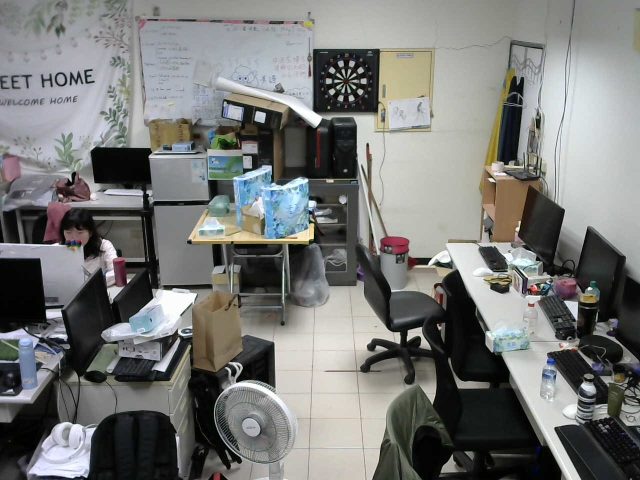
#> input picture utils/perspectiveTransformation/image.jpg, 1280 x 960 px (shown at 1/2 size); its folder holds 2 pictures in this run
$ python inversePerspective.py
#> lines starting #> are read from the running program, lines starting #| are printed output that depends on the picture; after the words box and inside, x2 and y2 are one past the last pixel; in counts of white or black regions, pixels touching at a corner belong together
#> further down, img is the input picture: shape (960, 1280, 3); mean B, G, R 118.9, 120.9, 119.9
# [48 lines of commented-out code are left out]


import cv2
import numpy as np
import matplotlib.pyplot as plt

def get_location(img):
    '''
    function: 记录标定物体的坐标位置。get location of standard blind path block, the upper edge and lower edge must parallel to standard image.
    param {img}
    return {None}
    '''
    img[:, :, ::-1] # 是将BGR转化为RGB
    plt.plot()
    plt.imshow(img[:, :, ::-1])
    plt.title('img')
    plt.show()

def get_calibration_params(img, location_corners, block_num=1):
    '''
    function: 将记录的标定物体的坐标位置输入，进行逆透视变换。calibrate standard object and get transform matrix
    param {img, location_corners}
    return {img, transform_matrix}
    '''
#> called with block_num = 3
    # 标定
    # jpg中正方形标定物的四个角点(左上、右上、左下、右下),与变换后矩阵位置
    standard_loc = np.float32(location_corners)
    for corner in standard_loc:
        cv2.circle(img, (int(corner[0]), int(corner[1])), 5, (0,0,255), -1) # 画出标定点坐标
#> img: shape (960, 1280, 3); 0.02% of pixels changed, all inside (x1, y1, x2, y2) = (207, 540, 962, 960)

    l_bot = standard_loc[0]
    r_bot = standard_loc[1]
    l_top = standard_loc[2]
    r_top = standard_loc[3]
    # 标定物最长边
    standard_edge = (r_top[0] - l_top[0])
    center_x = l_top[0] + (r_top[0] - l_top[0])/2
    center_y = l_top[1] + (r_top[1] - l_bot[1])/2

    left = center_x - standard_edge/2
    right = center_x + standard_edge/2
    bot = center_y - standard_edge*block_num/2
    top = center_y + standard_edge*block_num/2
    img_loc = np.float32([[left, bot],[right, bot],[left,top],[right,top]])
    print(img_loc)

    # 生成透视变换矩阵
    transform_matrix = cv2.getPerspectiveTransform(standard_loc, img_loc)
#> transform_matrix = [[3.25, 1.32, -1236.9], [-0.253, 18.34, -9809.7], [-0.000126, 0.00251, 1]]

    return img, transform_matrix

def calibration(img, location_corners, block_num=1):
    '''
    function: calibrate the img by transform matrix.
    param {img, location_corners, block_num}
    return {None}
    '''
    img, transform_matrix = get_calibration_params(img, location_corners, block_num)
    # 逆透视变换
    calibrated_img = cv2.warpPerspective(img, transform_matrix, (int(img.shape[1]),int(img.shape[0]*block_num)))
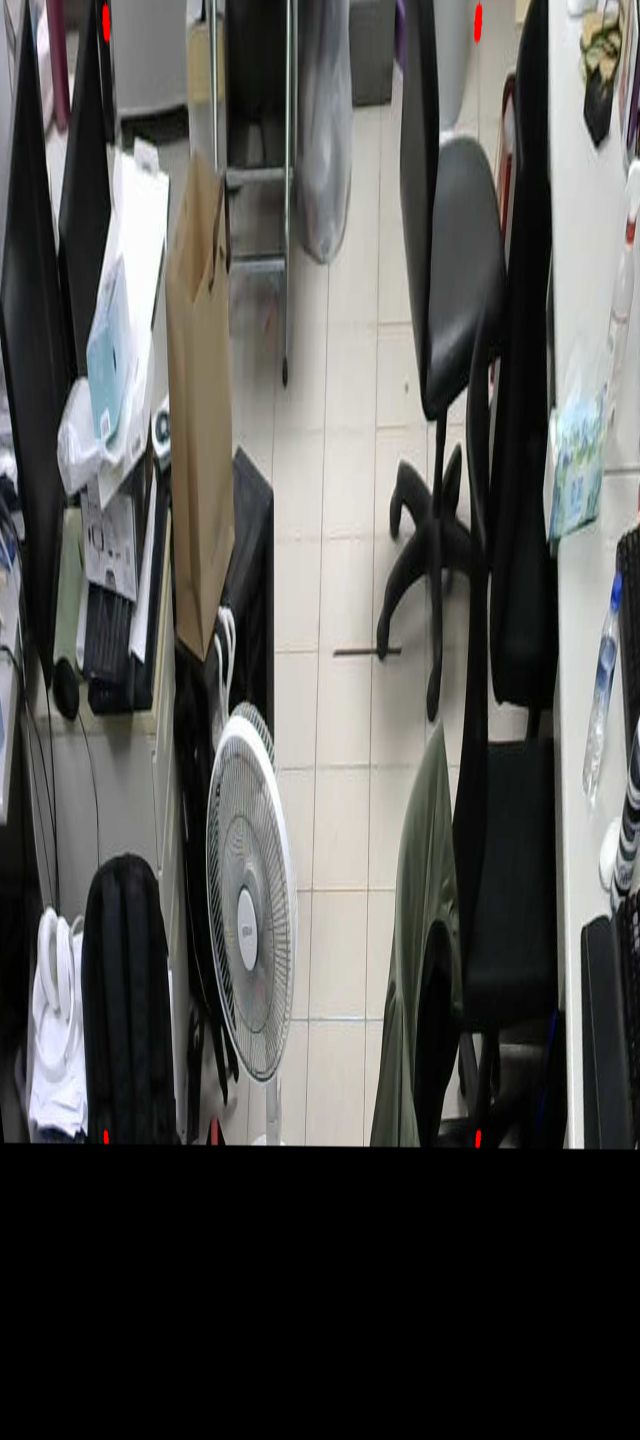
#> calibrated_img: shape (2880, 1280, 3) (shown at 1/2 size); mean B, G, R 81.9, 84.2, 84.3
    print((int(img.shape[1]),int(img.shape[0]*block_num)))
#| (1280, 2880)
    # 裁剪图片到合适尺寸（该值需要自行根据自己的图像进行测试）
    # get_location(calibrated_img) # 获取尺寸
    calibrated_img = calibrated_img[:1750,:]
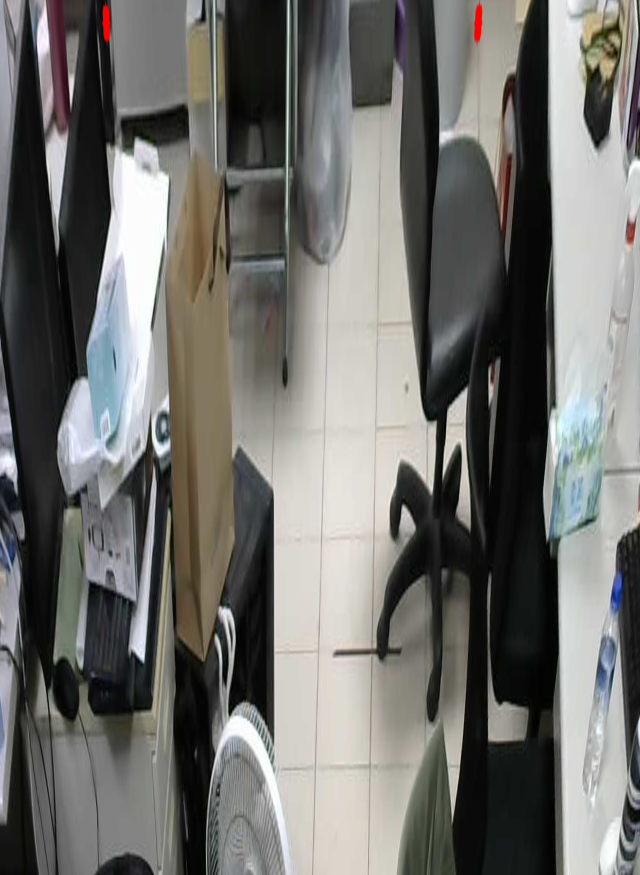
#> calibrated_img: shape (1750, 1280, 3) (shown at 1/2 size); mean B, G, R 108.8, 112.3, 112.6
    print(calibrated_img.shape)
#| (1750, 1280, 3)
    print(transform_matrix)
#| [[ 3.25173207e+00  1.31983355e+00 -1.23693444e+03]
#|  [-2.53031971e-01  1.83403615e+01 -9.80968841e+03]
#|  [-1.25972591e-04  2.50968625e-03  1.00000000e+00]]
    # write_matrix(transform_matrix)
    img = cv2.resize(img, (int(img.shape[1]/2), int(img.shape[0]/2)))
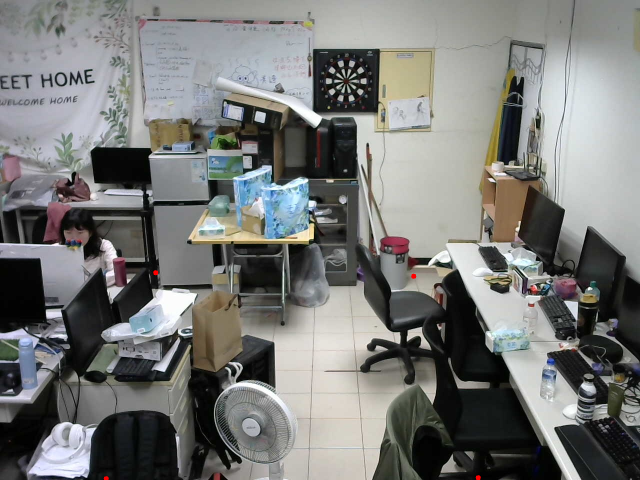
#> img: shape (480, 640, 3); mean B, G, R 119, 121, 120.1
    cv2.imshow("original_img",img)
    cv2.imshow("calibrated_img",cv2.resize(calibrated_img, (int(calibrated_img.shape[1]/4), int(calibrated_img.shape[0]/4))))
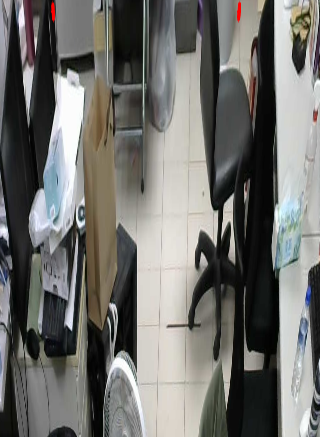
#> window 'calibrated_img': shape (437, 320, 3); mean B, G, R 108.7, 112.2, 112.5
    cv2.waitKey(0)
    cv2.destroyAllWindows()

def write_matrix(matrix, save_dir="./"):
    import os
    np.save(os.path.join(save_dir,"transform_matrix.npy"), matrix)

if __name__ == '__main__':
    # 需要哪个注释掉另一个函数即可
    img = cv2.imread('./image.jpg')
    # get_location(img)    # 利用matplotlib记录标定物四点坐标
    calibration(img, location_corners=[[311, 545], [827, 552], [212, 957], [956, 955]], block_num=3)
    # [[472, 88],[647, 89],[318, 679],[759, 679]]
